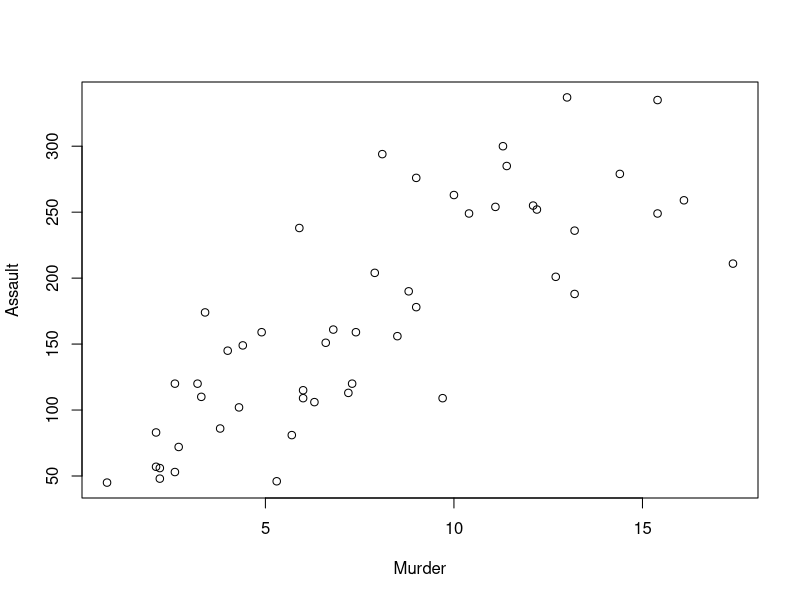
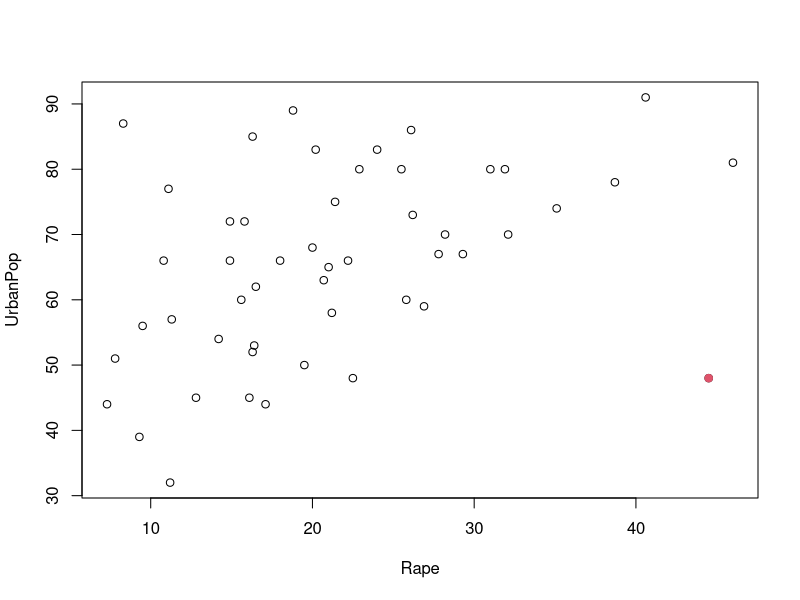
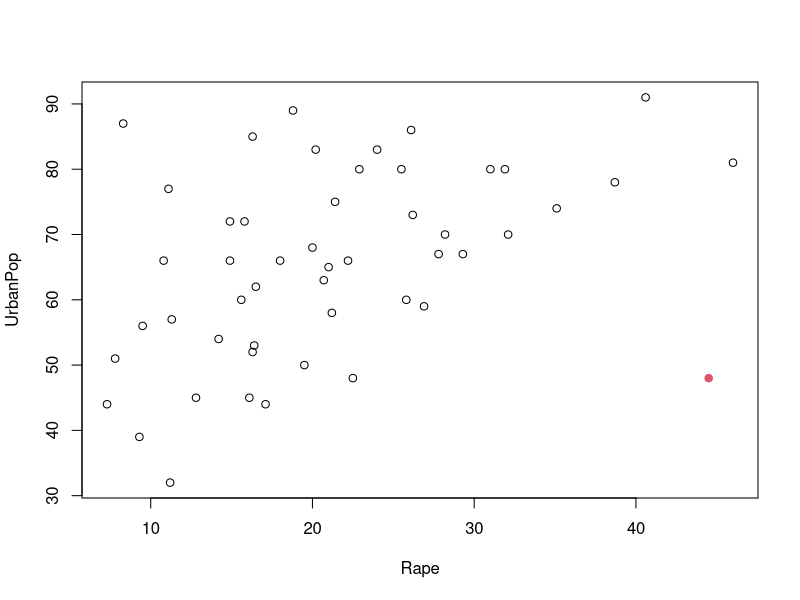
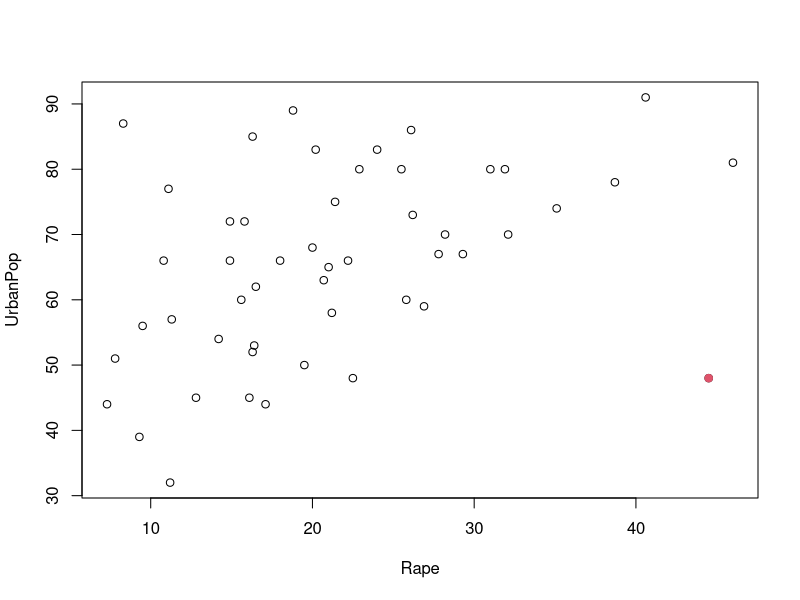
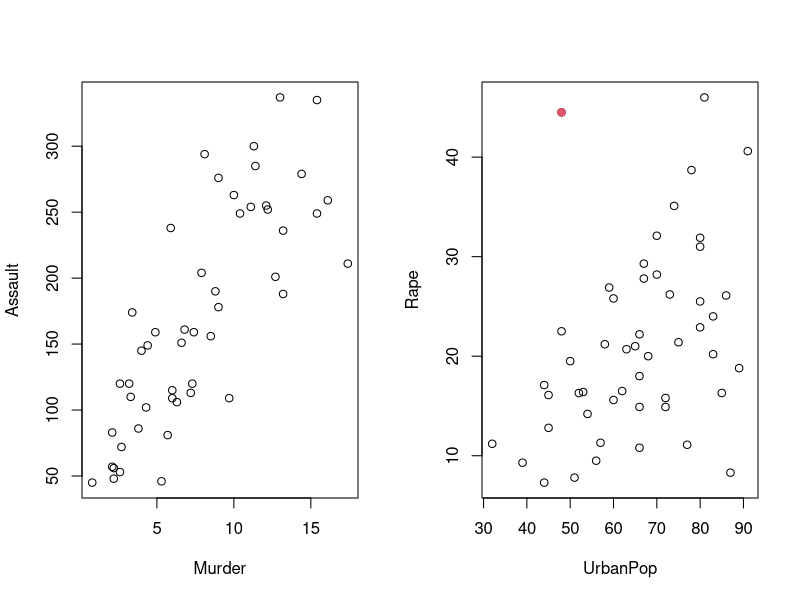
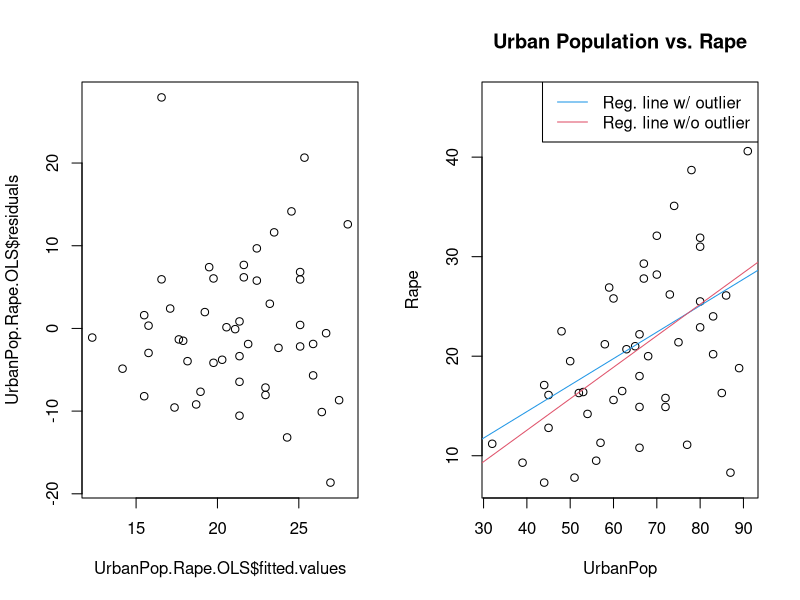
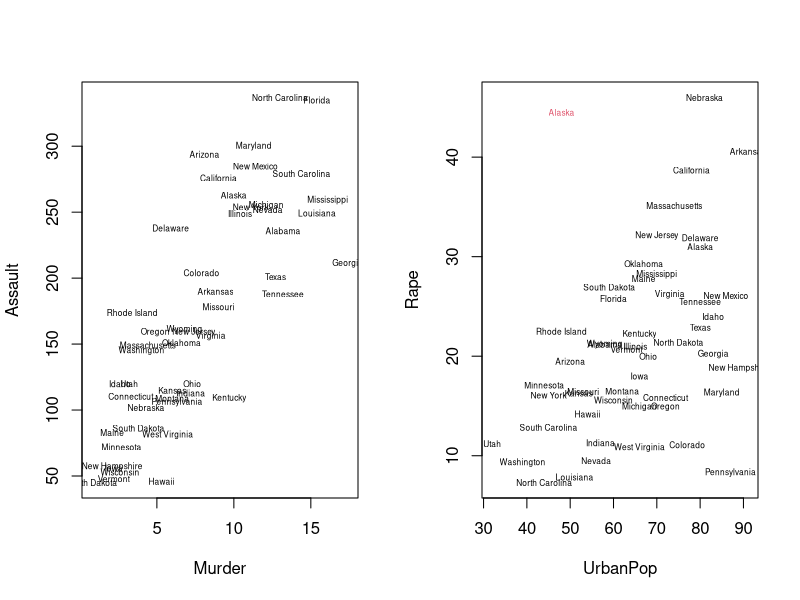
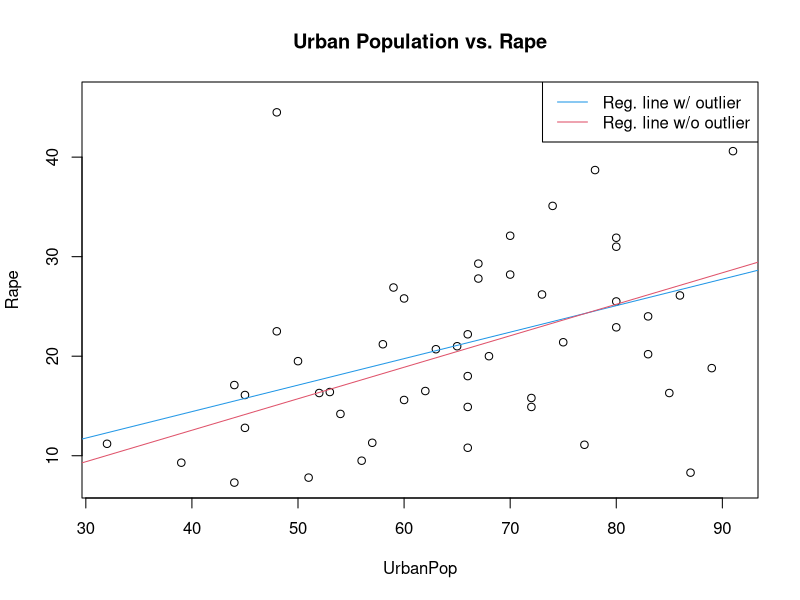

Write the R code that produced these figures, in order.
# code for Lab 0, Fall 2011

# load data in
data(USArrests)
stateCoord <- read.table("stateCoord.txt", header=T);

# merge the two datasets; new data set is my.arrests
my.arrests <- cbind(USArrests, stateCoord);

# write the new datasets to a new text file
write.table(my.arrests, file="USArrests_withCoord.txt", quote=F, col.names = T, row.names=F);

# plotting Murder vs. Assault
with(my.arrests, plot(Murder, Assault)) # notice linear trend

# plotting Rape vs. urban population
with(my.arrests, plot(Rape, UrbanPop))
# which one's the outlier?
with(my.arrests, which(Rape > 40 & UrbanPop < 60))
# add a point in red for the outlier
with(my.arrests, points(Rape[2], UrbanPop[2], col=2, pch=19))

# the non-lazy way:
# i call this the non-lazy way because in the previous method, i plotted ALL the points, and then i plotted OVER the outlier with a red point. unnecessary work! plus, annoying if you're anal like me and you notice that the point is a little thicker than the others. 
# the non-lazy way would be to plot all of the points SANS the outlier, then add the outlier in. like so:
with(my.arrests[-2,], plot(Rape, UrbanPop));
with(my.arrests, points(Rape[2], UrbanPop[2], col=2, pch=19));

# note, instead of using with, you could also try using attach
# i don't use it myself because i often forget to detach things...
# the problem with this is: when you attach a dataset, you attach only that current version of the dataset. so if you make changes to the dataset, then those are not reflected in the attached dataset. 
# however, if you make changes to the variables like Murder, Rape with syntax like Murder[2] <- blah blah, then you end up changing *what's attached* (but not necessarily the actual dataset). uncool!
# example using attach:
attach(my.arrests)
plot(Rape, UrbanPop);
which(Rape > 40 & UrbanPop > 60);
points(Rape[2], UrbanPop[2], col=2, pch=19)
detach(my.arrests);


# side-by-side plots
par(mfrow=c(1,2));
# plotting Murder vs. Assault
with(my.arrests, plot(Murder, Assault)) # notice linear trend
# plotting Rape vs. urban population
with(my.arrests, plot(UrbanPop, Rape))
# add a point in red for the outlier
with(my.arrests, points(UrbanPop[2], Rape[2], col=2, pch=19))

# side-by-side plots with text labels, also saved as PNG
# saving as PNG called "stateEDAplots.png"
png("stateEDAplots.png", width=500, height=300);
par(mfrow=c(1,2));
# make an empty plot with room for Murder vs. Assault
with(my.arrests, plot(1, 1, xlim=range(Murder), ylim=range(Assault), type="n", xlab="Murder", ylab="Assault"));
# plotting Murder vs. Assault
with(my.arrests, text(Murder, Assault, labels=row.names(my.arrests), cex=0.50))
# make an empty plot with room for UrbanPop vs. Rape
with(my.arrests, plot(1, 1, xlim=range(UrbanPop), ylim=range(Rape), type="n", xlab="UrbanPop", ylab="Rape"));
# plotting Rape vs. urban population
with(my.arrests[-2,], text(UrbanPop, Rape, labels=row.names(my.arrests), cex=0.50))
# add a point in red for the outlier, Alaska
with(my.arrests, text(UrbanPop[2], Rape[2], labels=row.names(my.arrests)[2], col=2, cex=0.50))
# exit the plotting device
dev.off();


# linear regression: rape on urbanpop
UrbanPop.Rape.OLS <- lm(Rape ~ UrbanPop, data = my.arrests);
plot(UrbanPop.Rape.OLS$fitted.values, UrbanPop.Rape.OLS$residuals); # notice the heteroscedasticity

# replot rape vs. urban pop
with(my.arrests, plot(UrbanPop, Rape));
# add regression line in blue
abline(UrbanPop.Rape.OLS, col=4);

# refit the model with the outlier removed
UrbanPop.Rape.nooutlier.OLS <- lm(Rape ~ UrbanPop, data = my.arrests[-2,]);
# plot this new regression line in red
abline(UrbanPop.Rape.nooutlier.OLS, col=2);

# the red line fits slightly better than the blue line, but both linear models are not a good description of the data due to the heteroscedasticity

title("Urban Population vs. Rape");
legend("topright", legend = c("Reg. line w/ outlier", "Reg. line w/o outlier"), col=c(4, 2), lty=1, bg = "white");


# replot with saving as PDF:
pdf("statesregression.pdf", width=5, height=5);
with(my.arrests, plot(UrbanPop, Rape));
abline(UrbanPop.Rape.OLS, col=4);
abline(UrbanPop.Rape.nooutlier.OLS, col=2);
title("Urban Population vs. Rape");
legend("topright", legend = c("Reg. line w/ outlier", "Reg. line w/o outlier"), col=c(4, 2), lty=1, bg = "white");
dev.off();














